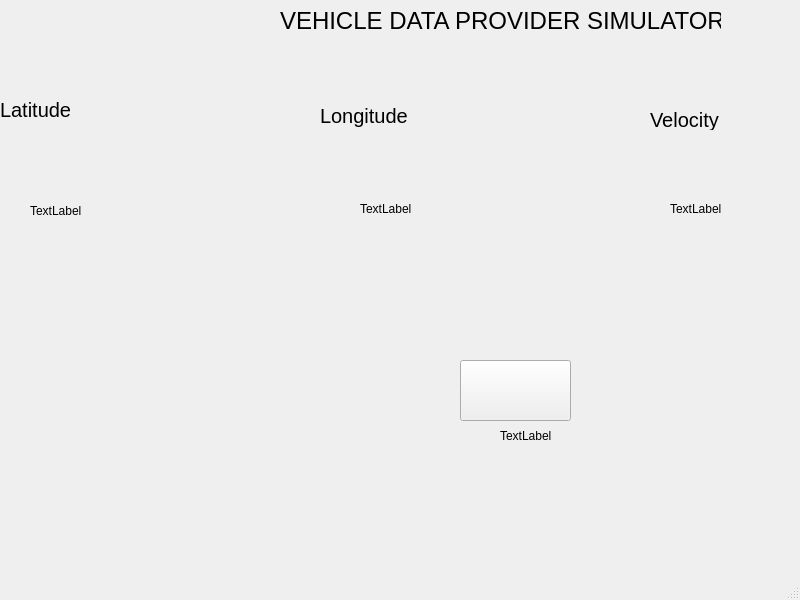
<?xml version="1.0" encoding="UTF-8"?>
<ui version="4.0">
 <class>MainWindow</class>
 <widget class="QMainWindow" name="MainWindow">
  <property name="geometry">
   <rect>
    <x>0</x>
    <y>0</y>
    <width>800</width>
    <height>600</height>
   </rect>
  </property>
  <property name="windowTitle">
   <string>MainWindow</string>
  </property>
  <widget class="QWidget" name="centralwidget">
   <widget class="QPushButton" name="pushButton">
    <property name="geometry">
     <rect>
      <x>460</x>
      <y>360</y>
      <width>111</width>
      <height>61</height>
     </rect>
    </property>
    <property name="text">
     <string/>
    </property>
    <property name="iconSize">
     <size>
      <width>60</width>
      <height>60</height>
     </size>
    </property>
   </widget>
   <widget class="QLabel" name="Display">
    <property name="geometry">
     <rect>
      <x>280</x>
      <y>0</y>
      <width>441</width>
      <height>41</height>
     </rect>
    </property>
    <property name="font">
     <font>
      <pointsize>18</pointsize>
     </font>
    </property>
    <property name="text">
     <string>VEHICLE DATA PROVIDER SIMULATOR</string>
    </property>
   </widget>
   <widget class="QLabel" name="Acceleration">
    <property name="geometry">
     <rect>
      <x>920</x>
      <y>110</y>
      <width>131</width>
      <height>20</height>
     </rect>
    </property>
    <property name="font">
     <font>
      <pointsize>15</pointsize>
     </font>
    </property>
    <property name="text">
     <string>Acceleration</string>
    </property>
   </widget>
   <widget class="QLabel" name="acceleration_value">
    <property name="geometry">
     <rect>
      <x>950</x>
      <y>190</y>
      <width>67</width>
      <height>17</height>
     </rect>
    </property>
    <property name="text">
     <string>TextLabel</string>
    </property>
   </widget>
   <widget class="QLabel" name="Longitude">
    <property name="geometry">
     <rect>
      <x>320</x>
      <y>100</y>
      <width>141</width>
      <height>31</height>
     </rect>
    </property>
    <property name="font">
     <font>
      <pointsize>15</pointsize>
     </font>
    </property>
    <property name="text">
     <string>Longitude</string>
    </property>
   </widget>
   <widget class="QLabel" name="latitude_value">
    <property name="geometry">
     <rect>
      <x>30</x>
      <y>190</y>
      <width>81</width>
      <height>41</height>
     </rect>
    </property>
    <property name="text">
     <string>TextLabel</string>
    </property>
   </widget>
   <widget class="QLabel" name="longitude_value">
    <property name="geometry">
     <rect>
      <x>360</x>
      <y>200</y>
      <width>67</width>
      <height>17</height>
     </rect>
    </property>
    <property name="text">
     <string>TextLabel</string>
    </property>
   </widget>
   <widget class="QLabel" name="velocity_value">
    <property name="geometry">
     <rect>
      <x>670</x>
      <y>200</y>
      <width>67</width>
      <height>17</height>
     </rect>
    </property>
    <property name="text">
     <string>TextLabel</string>
    </property>
   </widget>
   <widget class="QLabel" name="Latitude">
    <property name="geometry">
     <rect>
      <x>0</x>
      <y>100</y>
      <width>131</width>
      <height>20</height>
     </rect>
    </property>
    <property name="font">
     <font>
      <pointsize>15</pointsize>
     </font>
    </property>
    <property name="text">
     <string>Latitude</string>
    </property>
   </widget>
   <widget class="QLabel" name="Velocity">
    <property name="geometry">
     <rect>
      <x>650</x>
      <y>110</y>
      <width>141</width>
      <height>20</height>
     </rect>
    </property>
    <property name="font">
     <font>
      <pointsize>15</pointsize>
     </font>
    </property>
    <property name="text">
     <string>Velocity</string>
    </property>
   </widget>
   <widget class="QLabel" name="tcp_or_udp">
    <property name="geometry">
     <rect>
      <x>500</x>
      <y>420</y>
      <width>67</width>
      <height>31</height>
     </rect>
    </property>
    <property name="text">
     <string>TextLabel</string>
    </property>
   </widget>
  </widget>
  <widget class="QMenuBar" name="menubar">
   <property name="geometry">
    <rect>
     <x>0</x>
     <y>0</y>
     <width>800</width>
     <height>22</height>
    </rect>
   </property>
  </widget>
  <widget class="QStatusBar" name="statusbar"/>
 </widget>
 <resources/>
 <connections/>
</ui>
